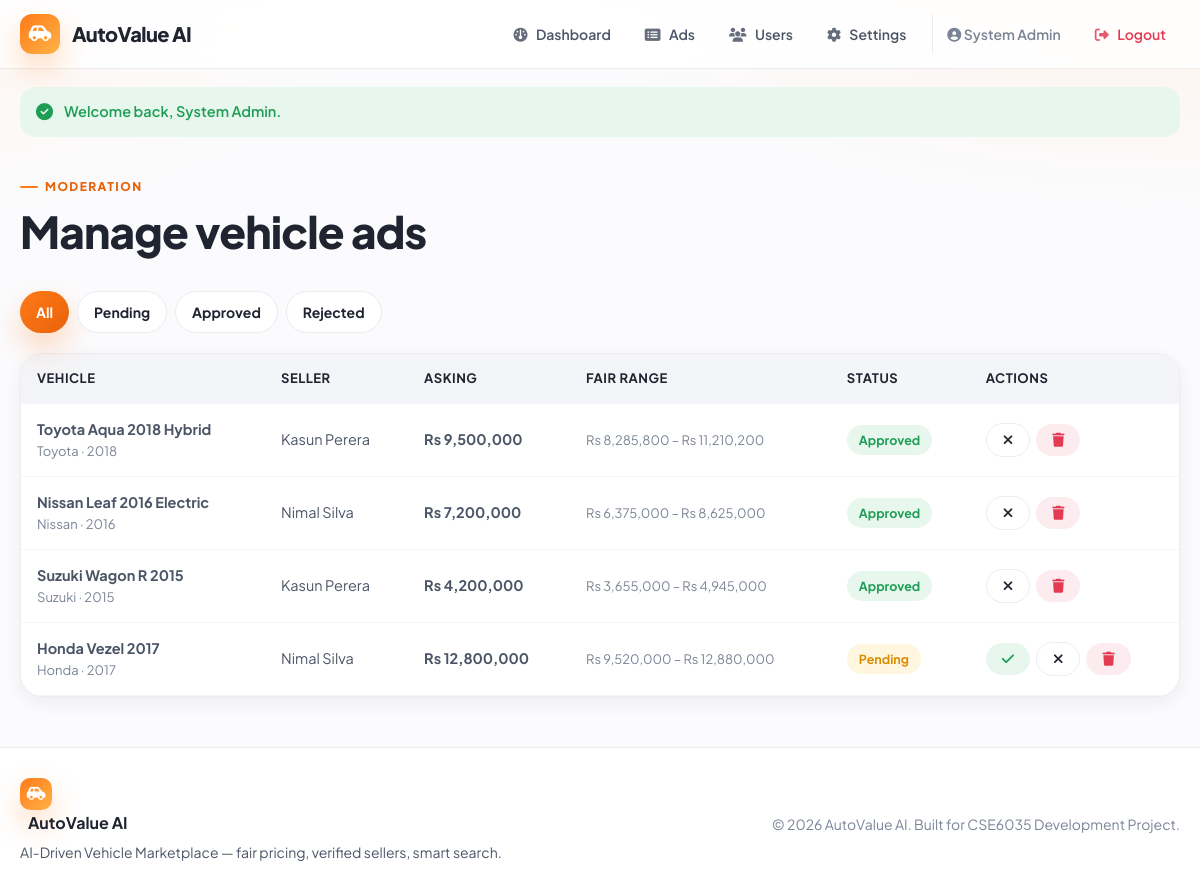
Page /web/public/admin/ads.php (signed in) on the committed database.
### tables this page shows
CREATE TABLE vehicle_ads (
    id INT AUTO_INCREMENT PRIMARY KEY,
    seller_id INT NOT NULL,
    title VARCHAR(160) NOT NULL,
    brand VARCHAR(60) NOT NULL,
    vehicle_model VARCHAR(80) NOT NULL,
    model_year INT NOT NULL,
    mileage INT NOT NULL,
    engine_capacity INT NOT NULL,
    fuel_type VARCHAR(30) NOT NULL,
    transmission VARCHAR(30) NOT NULL,
    condition_grade VARCHAR(30) NOT NULL,
    asking_price DECIMAL(14,2) NOT NULL,
    predicted_price DECIMAL(14,2) DEFAULT NULL,
    lower_bound DECIMAL(14,2) DEFAULT NULL,
    upper_bound DECIMAL(14,2) DEFAULT NULL,
    description TEXT,
    location VARCHAR(120) DEFAULT NULL,
    image_path VARCHAR(255) DEFAULT NULL,
    status ENUM('pending', 'approved', 'rejected') NOT NULL DEFAULT 'pending',
    created_at TIMESTAMP DEFAULT CURRENT_TIMESTAMP,
    FOREIGN KEY (seller_id) REFERENCES users(id) ON DELETE CASCADE,
    INDEX idx_status (status),
    INDEX idx_brand (brand),
    INDEX idx_price (asking_price),
    INDEX idx_year (model_year)
);

CREATE TABLE users (
    id INT AUTO_INCREMENT PRIMARY KEY,
    full_name VARCHAR(120) NOT NULL,
    email VARCHAR(160) NOT NULL UNIQUE,
    password_hash VARCHAR(255) NOT NULL,
    role ENUM('admin', 'seller', 'buyer') NOT NULL DEFAULT 'buyer',
    phone VARCHAR(40) DEFAULT NULL,
    is_active TINYINT(1) NOT NULL DEFAULT 1,
    created_at TIMESTAMP DEFAULT CURRENT_TIMESTAMP
);

### web/includes/auth.php (called while the page is built, shortened)
<?php
require_once __DIR__ . '/functions.php';
function is_logged_in(): bool
{
    return isset($_SESSION['user_id']);
}
function current_role(): string
{
    return (string)($_SESSION['role'] ?? '');
}
function current_name(): string
{
    return (string)($_SESSION['full_name'] ?? '');
}
function has_role(string $role): bool
{
    return current_role() === $role;
}
function role_dashboard(string $role): string
{
    switch ($role) {
        case ROLE_ADMIN:
            return 'admin/dashboard.php';
    }
}

### web/includes/functions.php (called while the page is built, shortened)
<?php
function e(?string $value): string
{
    return htmlspecialchars($value ?? '', ENT_QUOTES, 'UTF-8');
}
function query(string $key, $default = '')
{
    return $_GET[$key] ?? $default;
}
function get_flash(): ?array
{
    if (!empty($_SESSION['flash'])) {
        $flash = $_SESSION['flash'];
        return $flash;
    }
    return null;
}
function format_money($amount, string $symbol = 'Rs'): string
{
    return $symbol . ' ' . number_format((float)$amount, 0);
}
function status_badge_class(string $status): string
{
    switch ($status) {
        case AD_STATUS_APPROVED:
            return 'badge-approved';
        default:
            return 'badge-pending';
    }
}

### web/lib/AdRepository.php (called while the page is built, shortened)
<?php
class AdRepository
{
    private PDO $pdo;
    public function __construct(PDO $pdo)
    {
        $this->pdo = $pdo;
    }
    public function allForAdmin(string $status = ''): array
    {
        $sql = 'SELECT a.*, u.full_name AS seller_name
                FROM vehicle_ads a JOIN users u ON u.id = a.seller_id';
        $params = [];
        $sql .= ' ORDER BY a.created_at DESC';
        $stmt = $this->pdo->prepare($sql);
        $stmt->execute($params);
        return $stmt->fetchAll();
    }
}

### web/public/admin/ads.php (the view, shortened to what this page needs)
<?php
require_once __DIR__ . '/../../config/database.php';
require_once __DIR__ . '/../../includes/auth.php';
require_once __DIR__ . '/../../lib/AdRepository.php';
$assetBase = '../';
$adRepo = new AdRepository($pdo);
$status = query('status');
$ads = $adRepo->allForAdmin($status);
$statuses = ['' => 'All', 'pending' => 'Pending', 'approved' => 'Approved', 'rejected' => 'Rejected'];
require_once __DIR__ . '/../../includes/header.php';
?>
<section class="section">
    <span class="eyebrow">Moderation</span>
    <h1 class="mb-0">Manage vehicle ads</h1>
</section>
<div class="tag-row" style="margin-bottom:20px">
    <?php foreach ($statuses as $key => $label): ?>
        <a href="ads.php<?php echo $key ? '?status=' . $key : ''; ?>"
           class="btn <?php echo $status === $key ? 'primary' : 'secondary'; ?> small"><?php echo $label; ?></a>
    <?php endforeach; ?>
</div>
<?php if (!$ads): ?>
    <div class="card empty-state"><i class="fa-solid fa-inbox"></i><p>No ads in this category.</p></div>
<?php else: ?>
    <div class="table-card">
        <table>
            <thead><tr><th>Vehicle</th><th>Seller</th><th>Asking</th><th>Fair range</th><th>Status</th><th>Actions</th></tr></thead>
            <tbody>
            <?php foreach ($ads as $ad): ?>
                <tr>
                    <td>
                        <strong><?php echo e($ad['title']); ?></strong>
                        <div class="muted" style="font-size:13px"><?php echo e($ad['brand'] . ' · ' . $ad['model_year']); ?></div>
                    </td>
                    <td><?php echo e($ad['seller_name']); ?></td>
                    <td><strong><?php echo format_money($ad['asking_price']); ?></strong></td>
                    <td class="muted" style="font-size:13px"><?php echo $ad['lower_bound'] ? format_money($ad['lower_bound']) . ' – ' . format_money($ad['upper_bound']) : 'N/A'; ?></td>
                    <td><span class="badge <?php echo status_badge_class($ad['status']); ?>"><?php echo ucfirst($ad['status']); ?></span></td>
                    <td>
                        <div class="flex" style="gap:6px">
                            <?php if ($ad['status'] !== AD_STATUS_APPROVED): ?>
                                <form method="POST" style="margin:0">
                                    <button class="btn success small" title="Approve"><i class="fa-solid fa-check"></i></button>
                                </form>
                            <?php endif; ?>
                            <?php if ($ad['status'] !== AD_STATUS_REJECTED): ?>
                                <form method="POST" style="margin:0">
                                    <button class="btn secondary small" title="Reject"><i class="fa-solid fa-xmark"></i></button>
                                </form>
                            <?php endif; ?>
                            <form method="POST" style="margin:0" onsubmit="return confirm('Delete this ad permanently?');">
                                <button class="btn danger small" title="Delete"><i class="fa-solid fa-trash"></i></button>
                            </form>
                        </div>
                    </td>
                </tr>
            <?php endforeach; ?>
            </tbody>
        </table>
    </div>
<?php endif; ?>
<?php require_once __DIR__ . '/../../includes/footer.php'; ?>

### web/includes/header.php (shortened to what this page needs)
<?php
require_once __DIR__ . '/auth.php';
$flash = get_flash();
$assetBase = $assetBase ?? '';
?>
<!DOCTYPE html>
<html lang="en">
<head>
    <link rel="stylesheet" href="https://cdnjs.cloudflare.com/ajax/libs/font-awesome/6.5.2/css/all.min.css">
    <link rel="stylesheet" href="<?php echo $assetBase; ?>assets/css/styles.css">
</head>
<body>
<header class="topbar">
    <div class="topbar-inner">
        <a class="brand" href="<?php echo $assetBase . role_dashboard(current_role()); ?>">
            <span class="brand-mark"><i class="fa-solid fa-car-side"></i></span>
            <span class="brand-text"><?php echo APP_NAME; ?></span>
        </a>
        <nav class="navlinks" id="navLinks">
            <?php if (is_logged_in()): ?>
                <?php if (has_role(ROLE_BUYER)): ?>
                    <a href="<?php echo $assetBase; ?>buyer/dashboard.php"><i class="fa-solid fa-gauge"></i> Dashboard</a>
                    <a href="<?php echo $assetBase; ?>buyer/browse.php"><i class="fa-solid fa-magnifying-glass"></i> Browse</a>
                    <a href="<?php echo $assetBase; ?>buyer/assistant.php"><i class="fa-solid fa-robot"></i> AI Assistant</a>
                <?php elseif (has_role(ROLE_ADMIN)): ?>
                    <a href="<?php echo $assetBase; ?>admin/dashboard.php"><i class="fa-solid fa-gauge"></i> Dashboard</a>
                    <a href="<?php echo $assetBase; ?>admin/ads.php"><i class="fa-solid fa-rectangle-list"></i> Ads</a>
                    <a href="<?php echo $assetBase; ?>admin/users.php"><i class="fa-solid fa-users"></i> Users</a>
                    <a href="<?php echo $assetBase; ?>admin/settings.php"><i class="fa-solid fa-gear"></i> Settings</a>
                <?php endif; ?>
                <span class="nav-user"><i class="fa-solid fa-circle-user"></i> <?php echo e(current_name()); ?></span>
                <a class="nav-logout" href="<?php echo $assetBase; ?>logout.php"><i class="fa-solid fa-right-from-bracket"></i> Logout</a>
            <?php else: ?>
                <a href="<?php echo $assetBase; ?>login.php"><i class="fa-solid fa-right-to-bracket"></i> Login</a>
                <a class="btn primary small" href="<?php echo $assetBase; ?>register.php">Get Started</a>
            <?php endif; ?>
        </nav>
    </div>
</header>
<?php if ($flash): ?>
    <div class="flash-wrap">
        <div class="alert <?php echo e($flash['type']); ?>">
            <i class="fa-solid <?php echo $flash['type'] === 'success' ? 'fa-circle-check' : 'fa-circle-exclamation'; ?>"></i>
            <span><?php echo e($flash['message']); ?></span>
        </div>
    </div>
<?php endif; ?>
<main class="page">

### web/includes/footer.php (shortened to what this page needs)
</main>
<footer class="site-footer">
    <div class="footer-inner">
        <div>
            <span class="brand-mark small"><i class="fa-solid fa-car-side"></i></span>
            <strong><?php echo APP_NAME; ?></strong>
            <p><?php echo APP_TAGLINE; ?> — fair pricing, verified sellers, smart search.</p>
        </div>
        <p class="muted">&copy; <?php echo date('Y'); ?> <?php echo APP_NAME; ?>. Built for CSE6035 Development Project.</p>
    </div>
</footer>
</body>
</html>

### rows in the picture
vehicle_ads: title "Toyota Aqua 2018 Hybrid", brand+model_year "Toyota · 2018", seller.full_name "Kasun Perera", asking_price "Rs 9,500,000", lower_bound "Rs 8,285,800", upper_bound "Rs 11,210,200", status "Approved"
vehicle_ads: title "Nissan Leaf 2016 Electric", brand+model_year "Nissan · 2016", seller.full_name "Nimal Silva", asking_price "Rs 7,200,000", lower_bound "Rs 6,375,000", upper_bound "Rs 8,625,000", status "Approved"
vehicle_ads: title "Suzuki Wagon R 2015", brand+model_year "Suzuki · 2015", seller.full_name "Kasun Perera", asking_price "Rs 4,200,000", lower_bound "Rs 3,655,000", upper_bound "Rs 4,945,000", status "Approved"
vehicle_ads: title "Honda Vezel 2017", brand+model_year "Honda · 2017", seller.full_name "Nimal Silva", asking_price "Rs 12,800,000", lower_bound "Rs 9,520,000", upper_bound "Rs 12,880,000", status "Pending"

### other values in the picture
APP_NAME "AutoValue AI"
current_name() "System Admin"
$flash['message'] "Welcome back, System Admin."
$label "All"
$label "Pending"
$label "Approved"
$label "Rejected"
APP_TAGLINE "AI-Driven Vehicle Marketplace"
